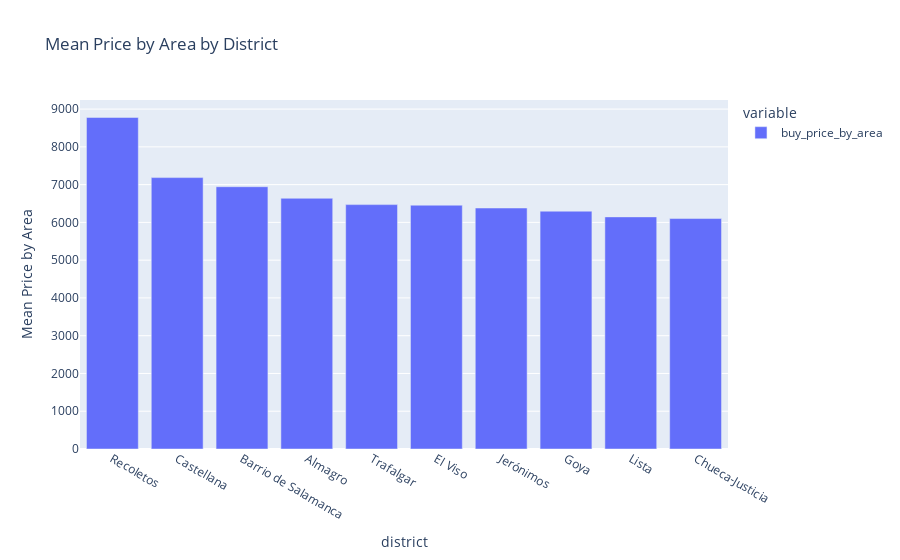

Notebook code for this chart:
### Code cell
px.bar(data_frame=mean_price_area.head(10),title='Mean Price by Area by District',labels={'value':'Mean Price by Area'})

### Figure 1 — Plotly figure (JSON) as saved in the notebook; plotly's stock layout.template omitted (floating-point values rounded to 4 significant figures)
{"data": [{"hovertemplate": "variable=buy_price_by_area<br>district=%{x}<br>Mean Price by Area=%{y}<extra></extra>", "legendgroup": "buy_price_by_area", "marker": {"color": "#636efa", "pattern": {"shape": ""}}, "name": "buy_price_by_area", "orientation": "v", "showlegend": true, "textposition": "auto", "type": "bar", "x": ["Recoletos", "Castellana", "Barrio de Salamanca", "Almagro", "Trafalgar", "El Viso", "Jerónimos", "Goya", "Lista", "Chueca-Justicia"], "xaxis": "x", "y": [8779.0, 7186.0, 6945.0, 6638.0, 6471.0, 6455.0, 6381.0, 6297.0, 6146.0, 6102.0], "yaxis": "y"}], "layout": {"barmode": "relative", "legend": {"title": {"text": "variable"}, "tracegroupgap": 0}, "title": {"text": "Mean Price by Area by District"}, "xaxis": {"anchor": "y", "domain": [0, 1], "title": {"text": "district"}}, "yaxis": {"anchor": "x", "domain": [0, 1], "title": {"text": "Mean Price by Area"}}}}
